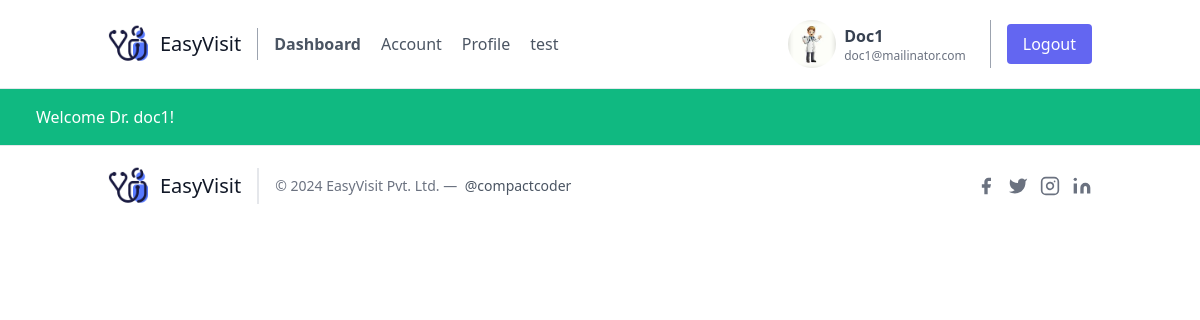
/doctor/dashboard (signed in), run on the app's committed database.
### app/models/user.py (models this page shows, shortened)
class UserModel(db.Model, UserMixin):
    __tablename__ = "users"
    id = db.Column(db.Integer, primary_key=True)
    full_name = db.Column(db.String(100), nullable=False)
    email = db.Column(db.String(120), nullable=False)
    password = db.Column(db.String(60), nullable=False)
    role = db.Column(db.String(10),nullable=False)
    image_file = db.Column(db.String(20), nullable=False, default='default.jpg')
    registered_on = db.Column(db.DateTime, nullable=False)
    confirmed = db.Column(db.Boolean, nullable=False, default=False)
    token_sent_on = db.Column(db.DateTime, nullable=True)
    confirmed_on = db.Column(db.DateTime, nullable=True)
    patient = db.relationship('PatientModel', backref='user', uselist=False, cascade="all, delete-orphan")
    doctor = db.relationship('DoctorModel', backref='user', uselist=False, cascade="all, delete-orphan")

### app/doctor/routes.py (the view)
@bp.route('/dashboard')
@login_required
@email_verified
def dashboard():
    doctorprofile = DoctorModel.query.filter_by(user_id=current_user.id).first()
    if not doctorprofile:
        flash(f'Welcome Dr. {current_user.full_name}! Please complete your profile first.', 'green')
        return redirect(url_for("doctor.profile"))
    flash(f'Welcome Dr. {current_user.full_name}!', 'green')
    return render_template('doctor/dashboard.html' , title = 'Dashboard')

### app/models/user.py (called while the page is built)
@login_manager.user_loader
def load_user(user_id):
    return UserModel.query.get(int(user_id))

### app/utils.py (called while the page is built)
def email_verified(view_func):
    @wraps(view_func)
    def decorated_function(*args, **kwargs):
        if current_user.is_authenticated and current_user.role == "patient" :
            if not current_user.confirmed:
                return redirect(url_for('patient.verify'))
        elif current_user.is_authenticated and current_user.role == "doctor" :
            if not current_user.confirmed:
                return redirect(url_for('doctor.verify'))
        return view_func(*args, **kwargs)
    return decorated_function

### app/templates/doctor/dashboard.html
{% extends "account-layout.html" %}

### app/templates/account-layout.html (shortened to what this page needs)
<!DOCTYPE html>
<html lang="en">
<head>
    <link href="https://unpkg.com/tailwindcss@^2/dist/tailwind.min.css" rel="stylesheet">
</head>
<body>
    <header class="text-gray-600 body-font">
        <div class="container mx-auto flex flex-wrap p-5 flex-col md:flex-row items-center">
            <a class="flex title-font font-medium items-center text-gray-900 mb-4 md:mb-0">
                <img width="40" height="40"  {% if current_user.role == 'doctor'%} src="{{ url_for('static', filename='dicon.png') }}"
                {% else %} src="{{ url_for('static', filename='gicon.png') }}" {% endif %}alt="health-checkup"/>
                <span class="ml-3 text-xl">EasyVisit</span>
            </a>
            {% if current_user.role == 'doctor'%}
            <nav class="md:mr-auto md:ml-4 md:py-1 md:pl-4 md:border-l md:border-gray-400 flex flex-wrap items-center text-base justify-center">
                <a href="{{ url_for('doctor.dashboard') }}" class=" {% if title == 'Dashboard' %} font-bold  text-gray {% endif %} mr-5 hover:text-gray-900">Dashboard</a>
                <a href="{{ url_for('doctor.account') }}" class="{% if title == 'Account' %} font-bold text-gray {% endif %} mr-5 hover:text-gray-900">Account</a>
                <a href="{{ url_for('doctor.profile') }}" class="{% if title == 'Profile' %} font-bold text-gray {% endif %} mr-5 hover:text-gray-900">Profile</a>
                <a href="{{ url_for('doctor.test') }}" class="{% if title == 'test' %} font-bold text-gray {% endif %} mr-5 hover:text-gray-900">test</a>
            </nav>
            <div class="flex items-center gap-x-2">
                <img class="object-cover w-12 h-12 rounded-full" src="{{ url_for('static', filename='profile_pics/' + current_user.image_file) }}" alt="">
                <div>
                    <h1 class="text-base font-semibold text-gray-700 capitalize dark:text-white">{{current_user.full_name}}</h1>
                    <p class="text-xs text-gray-500 dark:text-gray-400">{{current_user.email}}</p>
                </div>
                <a href="{{ url_for('doctor.logout') }}" class="md:mr-auto md:ml-4 md:py-1 md:pl-4 md:border-l md:border-gray-400"><button class="inline-flex items-center bg-indigo-500 border-0 py-2 px-4 focus:outline-none hover:bg-red-500 rounded text-white text-base mt-4 md:mt-0">Logout</button>
                </a>
            </div>
            {% endif %}
        </div>
    </header>
{% with messages = get_flashed_messages(with_categories=true) %}
{% if messages %}
  {% for category, message in messages %}
    <div class="w-full text-white bg-{{ category }}-500">
        <div class="flex items-center justify-between px-6 py-4 mx-auto">
            <p class="mx-3">{{message}}</p>
        </div>
    </div>
  {% endfor %}
{% endif %}
{% endwith %}
<hr>
    <footer class="text-gray-600 body-font">
        <div class="container px-5 p-5 mx-auto flex items-center sm:flex-row flex-col">
            <a class="flex title-font font-medium items-center md:justify-start justify-center text-gray-900">
                <img width="40" height="40"  {% if current_user.role == 'doctor'%} src="{{ url_for('static', filename='dicon.png') }}"
                {% else %} src="{{ url_for('static', filename='gicon.png') }}" {% endif %}alt="health-checkup"/>
                <span class="ml-3 text-xl">EasyVisit</span>
            </a>
            <p class="text-sm text-gray-500 sm:ml-4 sm:pl-4 sm:border-l-2 sm:border-gray-200 sm:py-2 sm:mt-0 mt-4">© 2024 EasyVisit Pvt. Ltd. —
                <a href="https://github.com/compactcoder" class="text-gray-600 ml-1" rel="noopener noreferrer" target="_blank">@compactcoder</a>
            </p>
            <span class="inline-flex sm:ml-auto sm:mt-0 mt-4 justify-center sm:justify-start">
                <a class="text-gray-500">
                    <svg fill="currentColor" stroke-linecap="round" stroke-linejoin="round" stroke-width="2" class="w-5 h-5" viewBox="0 0 24 24">
                    <path d="M18 2h-3a5 5 0 00-5 5v3H7v4h3v8h4v-8h3l1-4h-4V7a1 1 0 011-1h3z"></path>
                    </svg>
                </a>
                <a class="ml-3 text-gray-500">
                    <svg fill="currentColor" stroke-linecap="round" stroke-linejoin="round" stroke-width="2" class="w-5 h-5" viewBox="0 0 24 24">
                    <path d="M23 3a10.9 10.9 0 01-3.14 1.53 4.48 4.48 0 00-7.86 3v1A10.66 10.66 0 013 4s-4 9 5 13a11.64 11.64 0 01-7 2c9 5 20 0 20-11.5a4.5 4.5 0 00-.08-.83A7.72 7.72 0 0023 3z"></path>
                    </svg>
                </a>
                <a class="ml-3 text-gray-500">
                    <svg fill="none" stroke="currentColor" stroke-linecap="round" stroke-linejoin="round" stroke-width="2" class="w-5 h-5" viewBox="0 0 24 24">
                    <rect width="20" height="20" x="2" y="2" rx="5" ry="5"></rect>
                    <path d="M16 11.37A4 4 0 1112.63 8 4 4 0 0116 11.37zm1.5-4.87h.01"></path>
                    </svg>
                </a>
                <a class="ml-3 text-gray-500">
                    <svg fill="currentColor" stroke="currentColor" stroke-linecap="round" stroke-linejoin="round" stroke-width="0" class="w-5 h-5" viewBox="0 0 24 24">
                    <path stroke="none" d="M16 8a6 6 0 016 6v7h-4v-7a2 2 0 00-2-2 2 2 0 00-2 2v7h-4v-7a6 6 0 016-6zM2 9h4v12H2z"></path>
                    <circle cx="4" cy="4" r="2" stroke="none"></circle>
                    </svg>
                </a>
            </span>
        </div>
    </footer>
</body>
</html>

### data on the page
UserModel: image_file (picture), full_name "Doc1", email "doc1@mailinator.com"

### other printed values
{{ message }} "Welcome Dr. doc1!"
